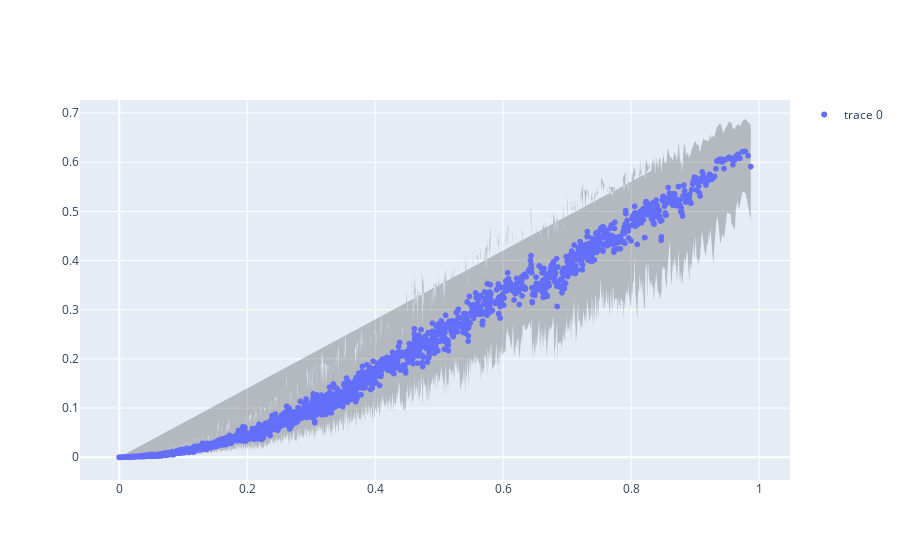

The code cell stored with this chart in its notebook:
### Code cell
def explore_feature_vs_target(x: str, win=10, step=10, val_thr=0.0):
    series = df.set_index(df[x] / df[x].max()).sort_index()["target_per_capacity"]
    series = series.loc[series.index>val_thr]
    series_rolling_median = series.rolling(win).median()[::step]
    series_rolling_q75 = series.rolling(win).quantile(0.75)[::step]
    series_rolling_q25 = series.rolling(win).quantile(0.25)[::step]

    fig = go.Figure(
        [
            go.Scattergl(
                x=series_rolling_median.index, 
                y=series_rolling_median, 
                mode="markers", 
                hoverinfo="skip",
            ),
            go.Scatter(
                x=series_rolling_q75.index,
                y=series_rolling_q75,
                mode='lines',
                marker=dict(color="#444"),
                line=dict(width=0),
                showlegend=False
            ),
            go.Scatter(
                x=series_rolling_q25.index,
                y=series_rolling_q25,
                marker=dict(color="#444"),
                line=dict(width=0),
                mode='lines',
                fillcolor='rgba(68, 68, 68, 0.3)',
                fill='tonexty',
                showlegend=False
            )
        ]
    )

    return fig


explore_feature_vs_target("surface_solar_radiation_downwards_forecast", 250, 100)

### Figure 1 — Plotly figure (JSON) as saved in the notebook; plotly's stock layout.template omitted (floating-point values rounded to 4 significant figures; data arrays with more than 128 entries replaced by an {"elided": "..."} marker saying what was removed)
{"data": [{"hoverinfo": "skip", "mode": "markers", "type": "scattergl", "x": {"elided": "5409 float values"}, "y": {"elided": "5409 float values"}}, {"line": {"width": 0}, "marker": {"color": "#444"}, "mode": "lines", "showlegend": false, "type": "scatter", "x": {"elided": "5409 float values"}, "y": {"elided": "5409 float values"}}, {"fill": "tonexty", "fillcolor": "rgba(68, 68, 68, 0.3)", "line": {"width": 0}, "marker": {"color": "#444"}, "mode": "lines", "showlegend": false, "type": "scatter", "x": {"elided": "5409 float values"}, "y": {"elided": "5409 float values"}}], "layout": {}}
